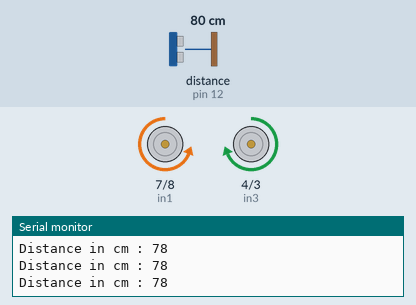
Simulated run of this sketch. Board: Arduino Uno, built with avr-gcc and run on an emulated ATmega328P. Shown: motor-driver pin pairs drawn as motors (green arrow = first pin HIGH = forward, orange = second pin HIGH = backward, longer = more drive, scaled by the enable pin), the last lines printed to the serial monitor. Wiring (inferred from the names in the program): ultrasonic range finder: trigger pin 11; echo pin 12. The test bench sets the inputs (shaded band); at power-on: distance to the obstacle (sensor on pin 12) 80 cm. The echo pulse lasts 58.3 µs per cm.

Above: at 1.2 s.
1.3 s: distance to the obstacle (sensor on pin 12) set to 33 cm
4.3 s: distance to the obstacle (sensor on pin 12) set to 27 cm
At 5.8 s:
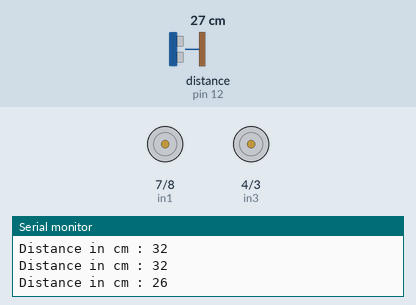
7.3 s: distance to the obstacle (sensor on pin 12) set to 250 cm
10.3 s: distance to the obstacle (sensor on pin 12) set to 2 cm
At 13.0 s:
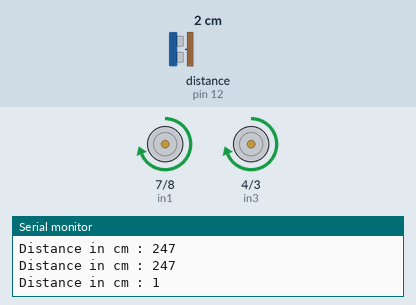
Timing chart, 0 to 14.3 s (numbered marks = the images above; inputs shaded):
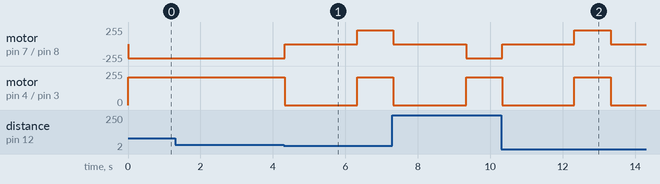

Measured:
- the behaviour switches between 31 and 30 cm on distance to the obstacle (sensor on pin 12) (found by bisection; images 0 and 1)
- after the input at 4.3 s, motor on pin 7 (in1) / pin 8 (in2): backward 210/255 → stopped at once, → forward 210/255 2.0 s later; motor on pin 4 (in3) / pin 3 (in4): forward 210/255 → stopped at once, → forward 210/255 2.0 s later
- after the input at 10.3 s, motor on pin 7 (in1) / pin 8 (in2): backward 210/255 → stopped at once, → forward 210/255 2.0 s later, → stopped 1.0 s later; motor on pin 4 (in3) / pin 3 (in4): forward 210/255 → stopped at once, → forward 210/255 2.0 s later, → stopped 1.0 s later

The sketch:

robot_with_motor_Controller.ino
```cpp
int enA = 5;
int enB = 9;
int in1 = 7;
int in2 = 8;
int in3 = 4;
int in4 = 3;

int trig = 11;
int echo = 12;

void setup() {
  // put your setup code here, to run once:
   pinMode(enA, OUTPUT);
  pinMode(enB, OUTPUT);
   pinMode(in1, OUTPUT);
  pinMode(in2, OUTPUT);
   pinMode(in3, OUTPUT);
  pinMode(in4, OUTPUT);
   pinMode(trig, OUTPUT);
  pinMode(echo, INPUT);
  //reset the ultrasonic sensor
   digitalWrite(trig, LOW);
   Serial.begin(9600);


}

void loop() {
  //trigger the ultrasonic sensor for 10 microseconds to send out 8 pulses
  digitalWrite(trig, HIGH);
  delayMicroseconds(10);
  digitalWrite(trig, LOW);
  long duration = pulseIn(echo, HIGH);
  int distance = duration*0.034/2;
  Serial.print("Distance in cm : ");
  Serial.println(distance);

  if(distance < 30) {
  stopMotion();
  delay(2000);
  turn();
  delay(1000);
  stopMotion();
  delay(2000);

  }
  else {
   moveForward();
  }

}

void moveForward() {
   digitalWrite(in1, LOW);
  digitalWrite(in2, HIGH);
   analogWrite(enA, 210);
    digitalWrite(in3, HIGH);
  digitalWrite(in4, LOW);
   analogWrite(enB, 210);
}

void reverse() {
   digitalWrite(in1, HIGH);
  digitalWrite(in2, LOW);
   analogWrite(enA, 150);
    digitalWrite(in3, LOW);
  digitalWrite(in4, HIGH);
   analogWrite(enB, 150);
}

void turn() {
   digitalWrite(in1, HIGH);
  digitalWrite(in2, LOW);
   analogWrite(enA, 150);
    digitalWrite(in3, HIGH);
  digitalWrite(in4, LOW);
   analogWrite(enB, 150);
}

void stopMotion() {
   digitalWrite(in1, LOW);
  digitalWrite(in2, LOW);
   analogWrite(enA, 0);
    digitalWrite(in3, LOW);
  digitalWrite(in4, LOW);
   analogWrite(enB, 0);
}
```
